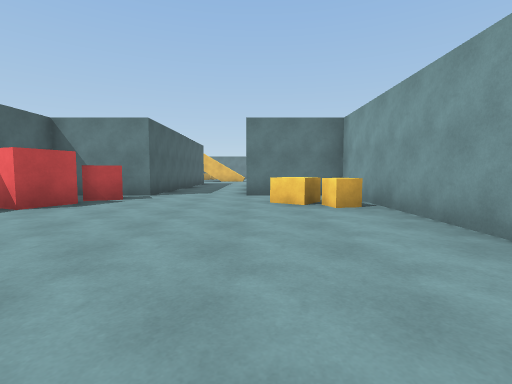
[1] (above)

22 first-person views from a walk through a Unity game level. The camera is 1.2 m above the floor, tilts 4° down and sees 85° across. The floor is counted in squares, 2 m on a side. Each view is taken from the middle of a square. On the plan, view 1 faces up. The plan holds only what a view shows up to about 9 squares ahead; the rest is blank. The player is left out.

[2]
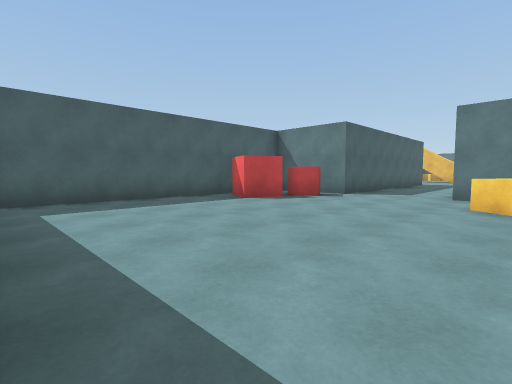

[3]
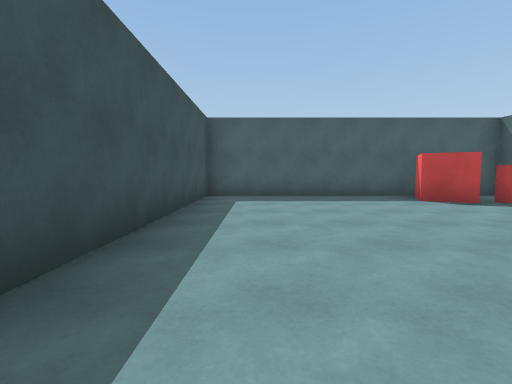

[4]
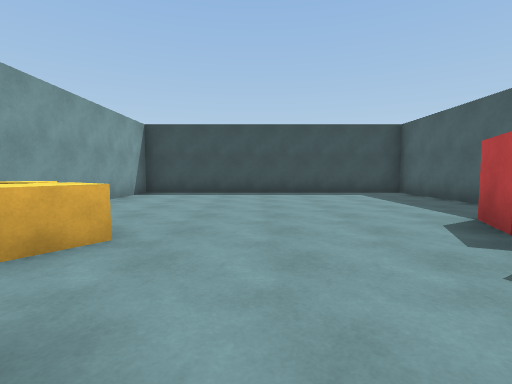

[5]
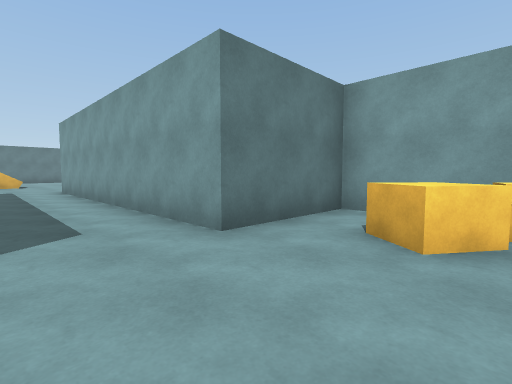

[6]
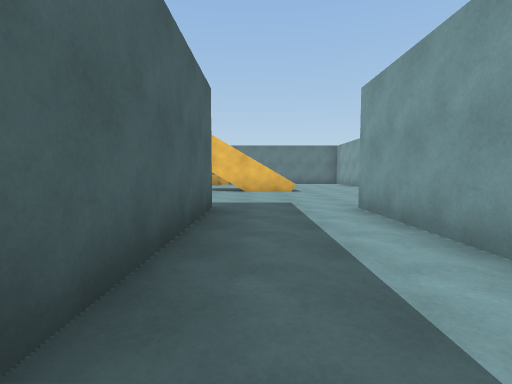

[7]
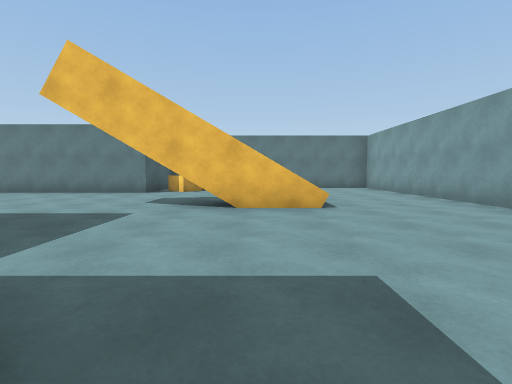

[8]
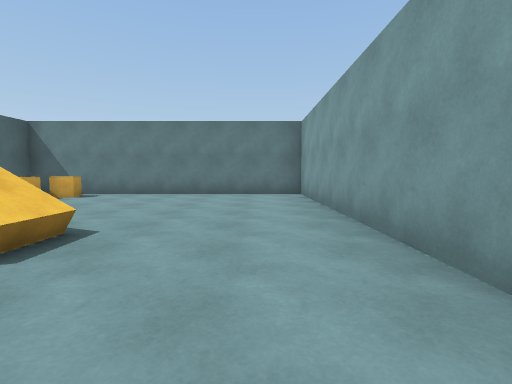

[9]
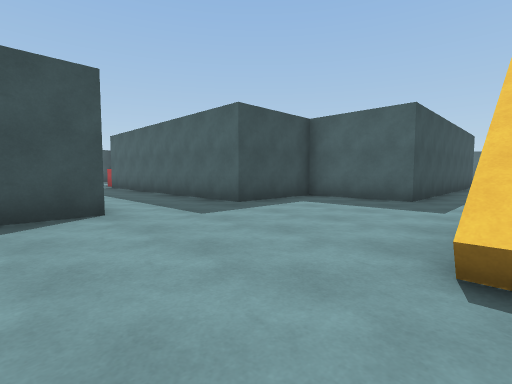

[10]
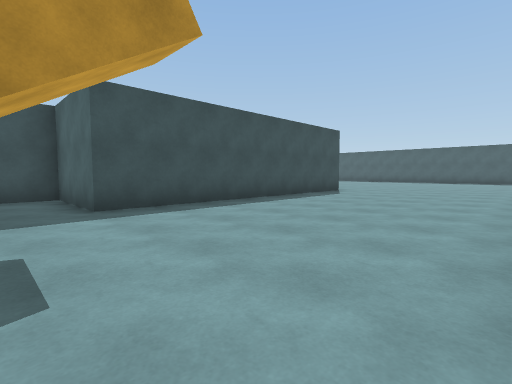

[11]
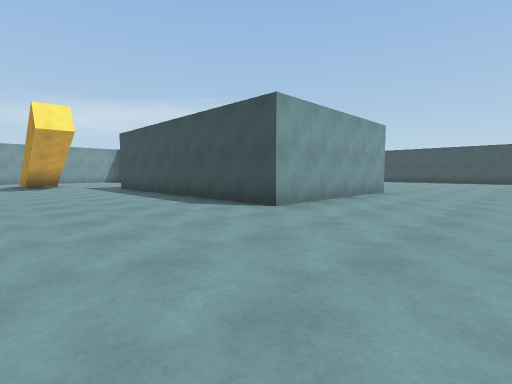

[12]
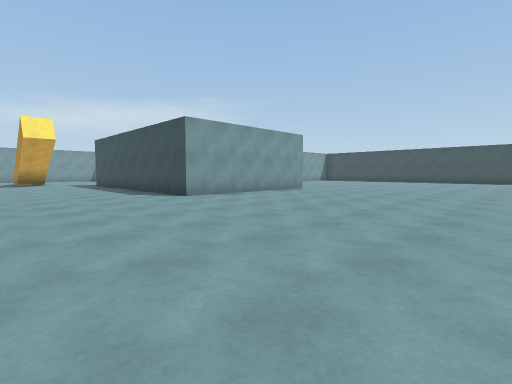

[13]
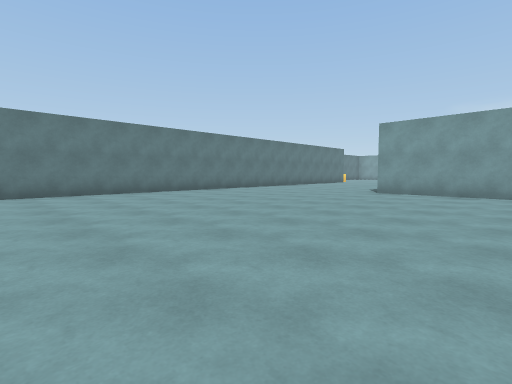

[14]
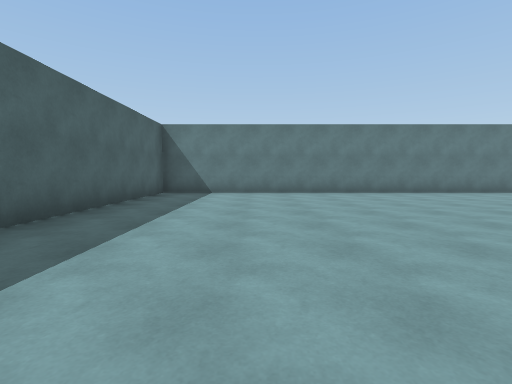

[15]
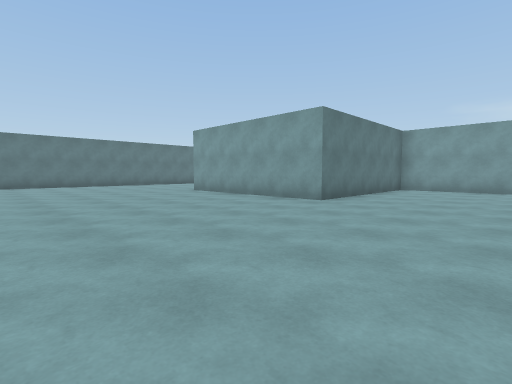

[16]
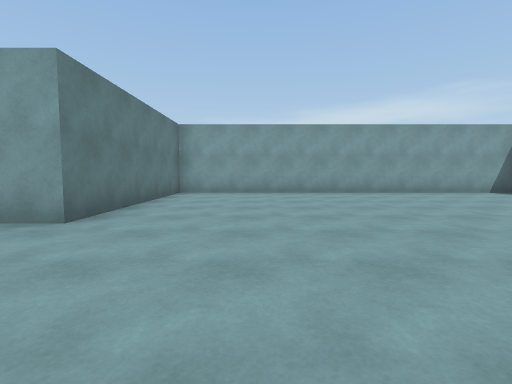

[17]
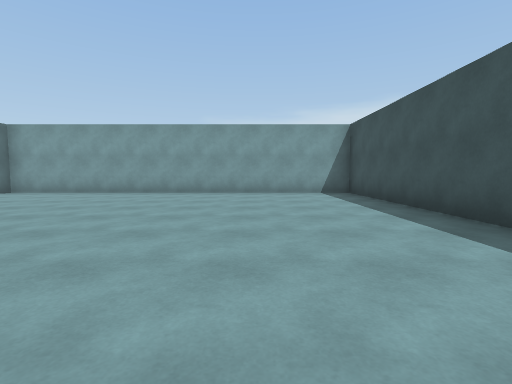

[18]
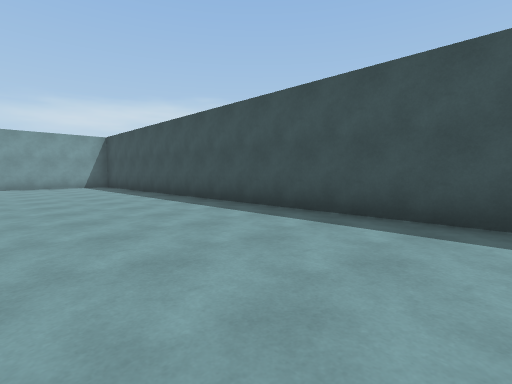

[19]
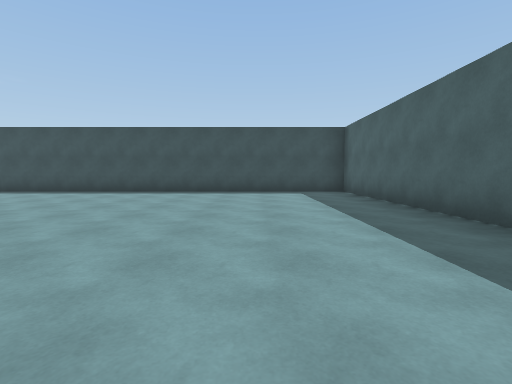

[20]
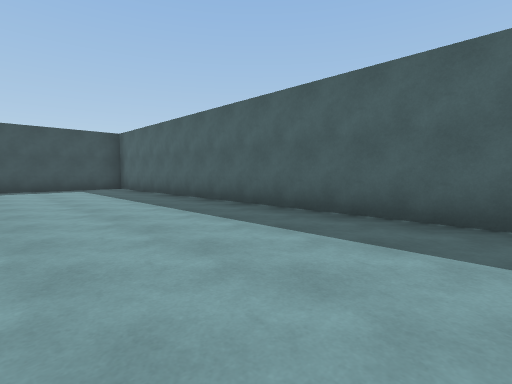

[21]
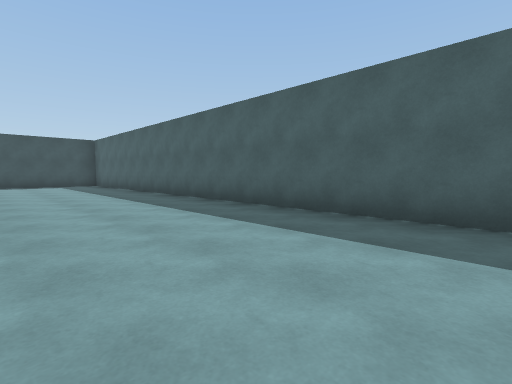

[22]
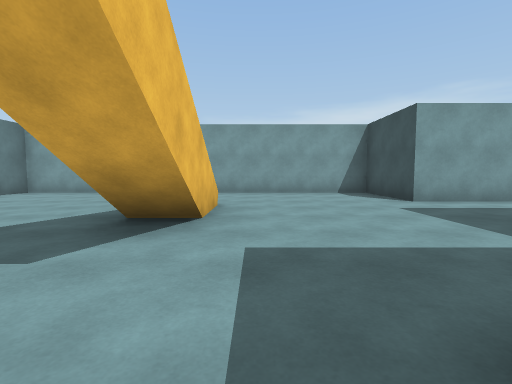

### Floor plan
Key: @ floor where view 1 was taken; # wall or solid block; . floor; ^ raised ledge; C red cube; B block; U cube; T thing the floor can be seen under or through.
Columns run from 23 left of view 1 to 3 right of it. Each row starts with its distance up from view 1.
 25                   #########
 24                  #.U......#
 23 ##################.B......#
 22 #.........................#
 21 #.........................#
 20 #.........................#
 19 #...................TT^...#
 18 #.........................#
 17 #..........#######........#
 16 #..........#     #........#
 15 #..........#     #........#
 14 #..........#     ####..####
 13 #..........######   #..#
 12 #...............#   #..#
 11 #...............#   #..#
 10 #...............#   #..#
  9 #...............#   #..#
  8 #......  .......#####..####
  7 #....... .......##.##.....#
  6 #...............## .C...B.#
  5 #...............##.C....BU#
  4 #...............##........#
  3 #...............##........#
  2 ##################........#
  1                  #........#
  0                  #.....@..#
 -1                  ##########

Positions as (right, up) in squares from view 1, and headings:
1: (0, 0), facing up
2: (1, 0), facing up-left
3: (2, 1), facing left
4: (-1, 8), facing down
5: (-2, 5), facing up-right
6: (-2, 10), facing up
7: (-2, 14), facing up
8: (1, 17), facing up
9: (1, 19), facing down-left
10: (-4, 22), facing down-left
11: (-16, 21), facing down-right
12: (-19, 21), facing down-right
13: (-21, 14), facing up-right
14: (-20, 14), facing up
15: (-18, 9), facing up-right
16: (-16, 10), facing right
17: (-16, 5), facing right
18: (-20, 6), facing down-right
19: (-20, 11), facing down
20: (-19, 13), facing down-left
21: (-19, 16), facing down-left
22: (-6, 18), facing right
